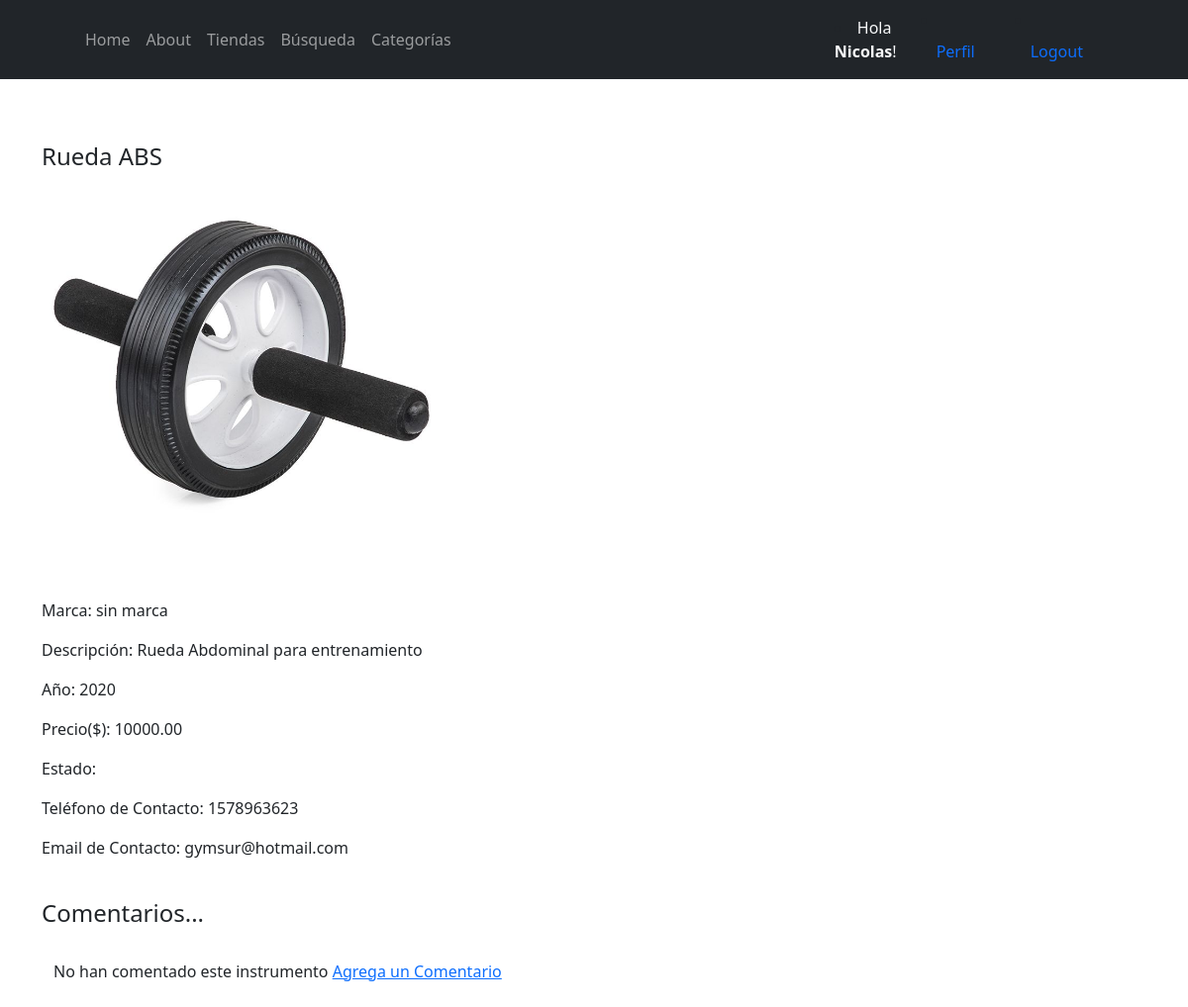
Page /otroDetalle/29 (signed in) on the committed database.
### EntrenamientoApp/models.py (models this page shows, shortened)
class Equipamiento(models.Model):
    equipamientoSeleccion = (
    ('gym','GYM'),
    ('funcional', 'FUNCIONAL'),
    ('futbol','FUTBOL'),
    ('boxeo','BOXEO'),
    ('basquet','BASQUET'),
    ('otro', 'Otro'),
    )
    usuario = models.ForeignKey(User, on_delete=models.CASCADE, null=True, blank=True)
    titulo = models.CharField(max_length=200)
    equipamiento = models.CharField(max_length=15, choices=equipamientoSeleccion, default='gym')
    marca = models.CharField(max_length=40)
    descripcion = models.TextField(null=True, blank=True)
    year = models.IntegerField()
    precio = models.DecimalField(max_digits=10, decimal_places=2)
    usado = models.BooleanField()
    fechaPublicacion = models.DateTimeField(auto_now_add=True)
    telefonoContacto = models.IntegerField()
    emailContacto = models.EmailField()
    imagenEquipamiento = models.ImageField(null=True, blank=True, upload_to="imagenes/")
    class Meta:
        ordering = ['usuario', '-fechaPublicacion']

### EntrenamientoApp/views.py (the view)
# urls.py: path('otroDetalle/<int:pk>', OtroDetalle.as_view(), name='otro'),
class OtroDetalle(LoginRequiredMixin,DetailView):
    model = Equipamiento
    context_object_name = 'otro'
    template_name = 'EntrenamientoApp/otroDetalle.html'

### EntrenamientoApp/templates/EntrenamientoApp/otroDetalle.html (shortened to what this page needs)
{% extends 'EntrenamientoApp/about.html' %}
{% block content %}
<br>
<br>
<div class="container">
<p><h4>{{otro.titulo}}</h4></p>
{% if otro.imagenEquipamiento %}
    <p><img src="{{otro.imagenEquipamiento.url}}" width="400" height="400" alt=""></p>
{% endif %}
<p>Marca: {{otro.marca}}</p>
<p>Descripción: {{otro.descripcion}}</p>
<p>Año: {{otro.year}}</p>
<p>Precio($): {{otro.precio}}</p>
<p>Estado: {{gym.estado}}</p>
<p>Teléfono de Contacto: {{otro.telefonoContacto}}</p>
<p>Email de Contacto: {{otro.emailContacto}}</p>
</div>
<br>
<div class="container">
    <h4>Comentarios...</h4>
    <br>
    <div class="container">
    {% if not otro.comentarios.all %}
        No han comentado este instrumento
    {% endif %}
    <a href="{% url 'comentario' otro.pk %}">Agrega un Comentario</a>
    </div>
</div>
<br>
{% endblock %}

### EntrenamientoApp/templates/EntrenamientoApp/about.html (shortened to what this page needs)
<!DOCTYPE html>
<html lang="en">
    {% load static %}
    <head>
        <head>
            <link href="https://cdn.jsdelivr.net/npm/bootstrap-icons@1.5.0/font/bootstrap-icons.css" rel="stylesheet" />
            <link href="{% static 'EntrenamientoApp/css/styles.css' %}" rel="stylesheet" />
            <link href="{% static 'EntrenamientoApp/css/carrusel.css' %}" rel="stylesheet" />
        </head>
        <body class="d-flex flex-column h-100">
            <main class="flex-shrink-0">
                <nav class="navbar navbar-expand-lg navbar-dark bg-dark">
                    <div class="container px-5">
                        <div class="collapse navbar-collapse" id="navbarSupportedContent">
                            <ul class="navbar-nav ms-auto mb-2 mb-lg-0">
                                <li class="nav-item"><a class="nav-link" href="/">Home</a></li>
                                <li class="nav-item"><a class="nav-link" href="{% url 'about' %}">About</a></li>
                                <li class="nav-item"><a class="nav-link" href="{% url 'home' %}">Tiendas</a></li>
                                <li class="nav-item"><a class="nav-link" href="{% url 'home' %}">Búsqueda</a>
                                <li class="nav-item"><a class="nav-link" href="{% url 'home' %}">Categorías</a>
                            </ul>
                        {% if request.user.is_authenticated %}
                        <div class="container">
                        <li class="nav-item">
                          <span class="text-light"> Hola <strong>{{request.user.first_name}}</strong>!</span>
                        </li>
                        </div>
                        <div class="container">
                        <li class="nav-item">
                          <a class="nav-link" href="{% url 'editar_perfil' %}"><span class="text-primary">Perfil</span></a>
                        </li>
                        </div>
                        <div class="container">
                        <li class="nav-item">
                          <a class="nav-link" href="{% url 'logout' %}"><span class="text-primary">Logout</span></a>
                        </li>
                        </div>
                      {% endif %}
                    </div>
                </div>
            </nav>
{% block content %}{% endblock %}

### rows in the picture
Equipamiento: titulo "Rueda ABS", imagenEquipamiento (picture), marca "sin marca", descripcion "Rueda Abdominal para entrenamiento", year "2020", precio "10000.00", telefonoContacto "1578963623", emailContacto "gymsur@hotmail.com"

### other values in the picture
{{ request.user.first_name }} "Nicolas"
